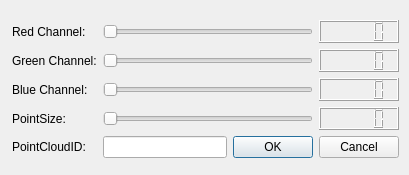
<?xml version="1.0" encoding="UTF-8"?>
<ui version="4.0">
 <class>SetPointCloudProDialog</class>
 <widget class="QDialog" name="SetPointCloudProDialog">
  <property name="geometry">
   <rect>
    <x>0</x>
    <y>0</y>
    <width>409</width>
    <height>175</height>
   </rect>
  </property>
  <property name="windowTitle">
   <string>Dialog</string>
  </property>
  <widget class="QWidget" name="layoutWidget">
   <property name="geometry">
    <rect>
     <x>12</x>
     <y>20</y>
     <width>387</width>
     <height>141</height>
    </rect>
   </property>
   <layout class="QGridLayout" name="gridLayout">
    <item row="0" column="0">
     <widget class="QLabel" name="label">
      <property name="text">
       <string>Red Channel:</string>
      </property>
      <property name="buddy">
       <cstring>rSlider</cstring>
      </property>
     </widget>
    </item>
    <item row="0" column="1" colspan="2">
     <widget class="QSlider" name="rSlider">
      <property name="maximum">
       <number>255</number>
      </property>
      <property name="orientation">
       <enum>Qt::Horizontal</enum>
      </property>
     </widget>
    </item>
    <item row="0" column="3">
     <widget class="QLCDNumber" name="RlcdNumber">
      <property name="frameShape">
       <enum>QFrame::Box</enum>
      </property>
     </widget>
    </item>
    <item row="1" column="0">
     <widget class="QLabel" name="label_2">
      <property name="text">
       <string>Green Channel:</string>
      </property>
      <property name="buddy">
       <cstring>gSlider</cstring>
      </property>
     </widget>
    </item>
    <item row="1" column="1" colspan="2">
     <widget class="QSlider" name="gSlider">
      <property name="maximum">
       <number>255</number>
      </property>
      <property name="orientation">
       <enum>Qt::Horizontal</enum>
      </property>
     </widget>
    </item>
    <item row="1" column="3">
     <widget class="QLCDNumber" name="GlcdNumber"/>
    </item>
    <item row="2" column="0">
     <widget class="QLabel" name="label_3">
      <property name="text">
       <string>Blue Channel:</string>
      </property>
      <property name="buddy">
       <cstring>bSlider</cstring>
      </property>
     </widget>
    </item>
    <item row="2" column="1" colspan="2">
     <widget class="QSlider" name="bSlider">
      <property name="maximum">
       <number>255</number>
      </property>
      <property name="orientation">
       <enum>Qt::Horizontal</enum>
      </property>
     </widget>
    </item>
    <item row="2" column="3">
     <widget class="QLCDNumber" name="BlcdNumber"/>
    </item>
    <item row="3" column="0">
     <widget class="QLabel" name="label_4">
      <property name="text">
       <string>PointSize:</string>
      </property>
      <property name="buddy">
       <cstring>sizeSlider</cstring>
      </property>
     </widget>
    </item>
    <item row="3" column="1" colspan="2">
     <widget class="QSlider" name="sizeSlider">
      <property name="minimum">
       <number>1</number>
      </property>
      <property name="maximum">
       <number>15</number>
      </property>
      <property name="orientation">
       <enum>Qt::Horizontal</enum>
      </property>
     </widget>
    </item>
    <item row="3" column="3">
     <widget class="QLCDNumber" name="PointSizelcdNumber"/>
    </item>
    <item row="4" column="0">
     <widget class="QLabel" name="label_5">
      <property name="text">
       <string>PointCloudID:</string>
      </property>
     </widget>
    </item>
    <item row="4" column="1">
     <widget class="QLineEdit" name="pointCloudID"/>
    </item>
    <item row="4" column="2" colspan="2">
     <widget class="QDialogButtonBox" name="buttonBox">
      <property name="orientation">
       <enum>Qt::Horizontal</enum>
      </property>
      <property name="standardButtons">
       <set>QDialogButtonBox::Cancel|QDialogButtonBox::Ok</set>
      </property>
     </widget>
    </item>
   </layout>
  </widget>
 </widget>
 <resources/>
 <connections>
  <connection>
   <sender>buttonBox</sender>
   <signal>accepted()</signal>
   <receiver>SetPointCloudProDialog</receiver>
   <slot>accept()</slot>
   <hints>
    <hint type="sourcelabel">
     <x>239</x>
     <y>161</y>
    </hint>
    <hint type="destinationlabel">
     <x>157</x>
     <y>274</y>
    </hint>
   </hints>
  </connection>
  <connection>
   <sender>buttonBox</sender>
   <signal>rejected()</signal>
   <receiver>SetPointCloudProDialog</receiver>
   <slot>reject()</slot>
   <hints>
    <hint type="sourcelabel">
     <x>307</x>
     <y>167</y>
    </hint>
    <hint type="destinationlabel">
     <x>286</x>
     <y>274</y>
    </hint>
   </hints>
  </connection>
  <connection>
   <sender>rSlider</sender>
   <signal>valueChanged(int)</signal>
   <receiver>RlcdNumber</receiver>
   <slot>display(int)</slot>
   <hints>
    <hint type="sourcelabel">
     <x>188</x>
     <y>44</y>
    </hint>
    <hint type="destinationlabel">
     <x>275</x>
     <y>44</y>
    </hint>
   </hints>
  </connection>
  <connection>
   <sender>gSlider</sender>
   <signal>valueChanged(int)</signal>
   <receiver>GlcdNumber</receiver>
   <slot>display(int)</slot>
   <hints>
    <hint type="sourcelabel">
     <x>208</x>
     <y>71</y>
    </hint>
    <hint type="destinationlabel">
     <x>280</x>
     <y>69</y>
    </hint>
   </hints>
  </connection>
  <connection>
   <sender>bSlider</sender>
   <signal>valueChanged(int)</signal>
   <receiver>BlcdNumber</receiver>
   <slot>display(int)</slot>
   <hints>
    <hint type="sourcelabel">
     <x>222</x>
     <y>104</y>
    </hint>
    <hint type="destinationlabel">
     <x>272</x>
     <y>102</y>
    </hint>
   </hints>
  </connection>
  <connection>
   <sender>sizeSlider</sender>
   <signal>valueChanged(int)</signal>
   <receiver>PointSizelcdNumber</receiver>
   <slot>display(int)</slot>
   <hints>
    <hint type="sourcelabel">
     <x>208</x>
     <y>131</y>
    </hint>
    <hint type="destinationlabel">
     <x>267</x>
     <y>133</y>
    </hint>
   </hints>
  </connection>
 </connections>
</ui>
